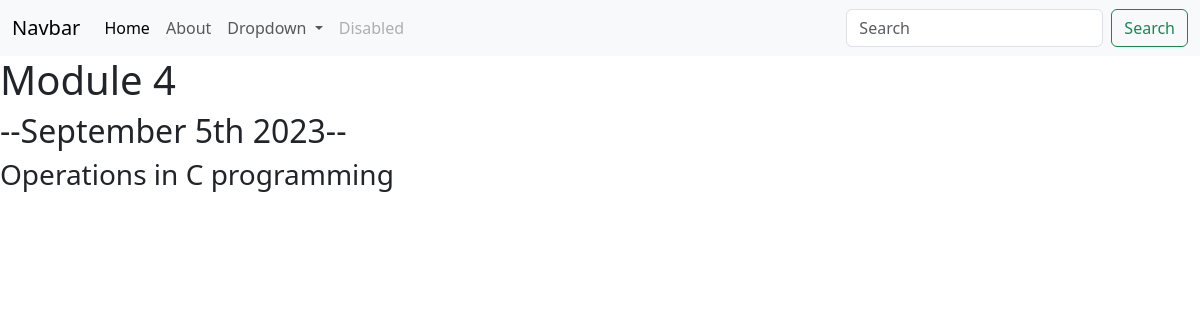
The app's page /blog/4/ with its own data.
### blog/models.py (models this page shows)
class Blog(models.Model):
    title=models.CharField(max_length=200)
    description=models.TextField()
    date=models.DateField()

### blog/views.py (the view)
# urls.py: path('<int:blog_id>/',views.detail, name='detail'),
def detail(request,blog_id):
    blog =get_object_or_404(Blog, pk=blog_id)
    return render(request,'blog/detail.html',{'blog':blog})

### blog/templates/blog/detail.html
{% extends 'portfolio/base.html' %}
{% block content %}
<h1>{{ blog.title }}</h1>
<h2>--{{ blog.date|date:'F jS Y'}}--</h2>
<h3>{{ blog.description|safe}}</h3>
{% endblock %}

### records on screen
Blog: title "Module 4", date "September 5th 2023", description "Operations in C programming"
